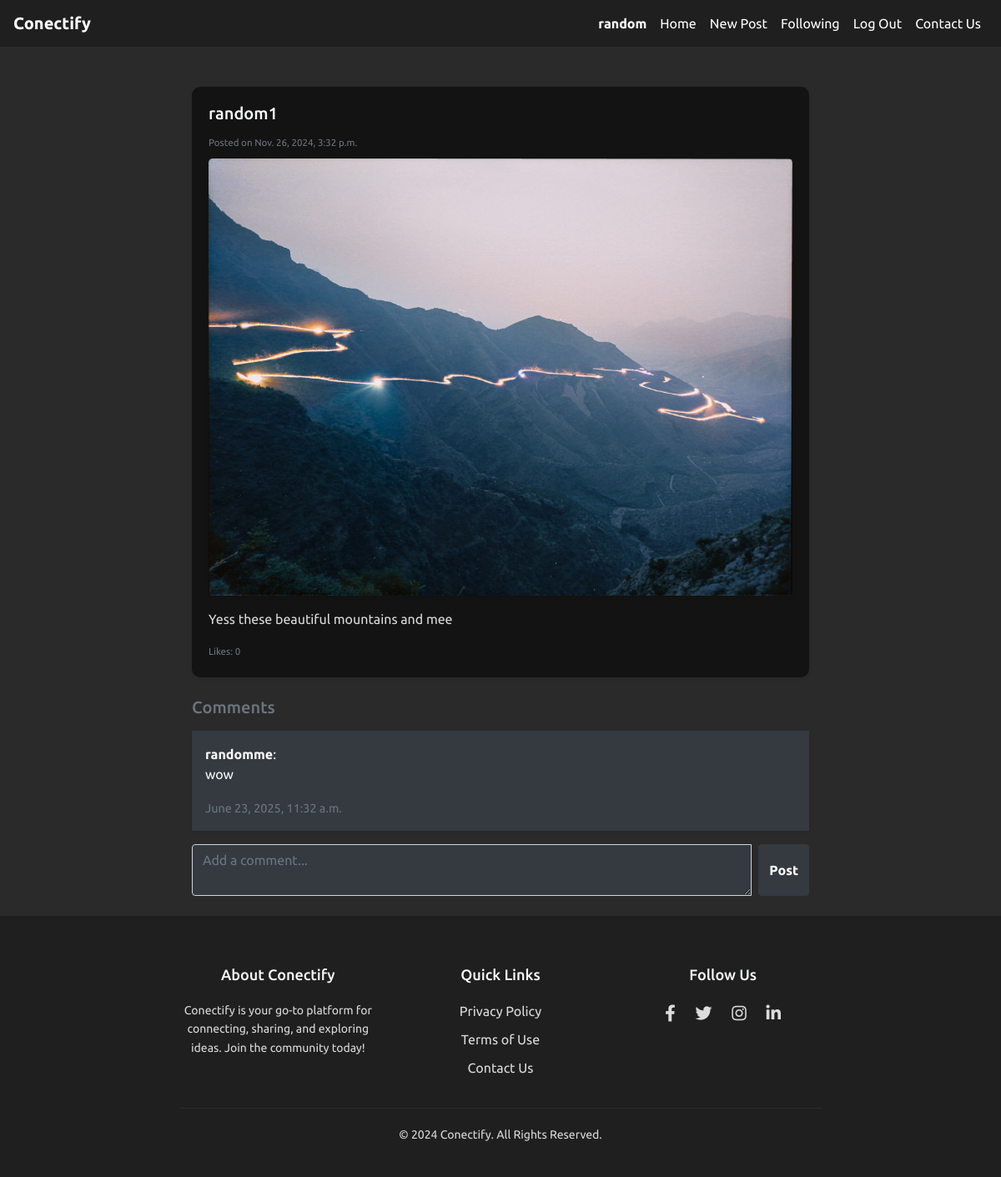
/post/18/ (signed in), run on the app's committed database.
### network/models.py (models this page shows, shortened)
class User(AbstractUser):
    profile_image = models.ImageField(upload_to = "profile_image", blank=True,null=True)

class Post(models.Model):
    user = models.ForeignKey(User , on_delete=models.CASCADE, related_name="posts")
    image = models.ImageField( upload_to="post_images/'",blank= True , null = True)
    image_url = models.URLField(blank=True , null= True)
    content = models.TextField()
    updated_at = models.DateTimeField(auto_now_add = True)
    timestamp = models.DateTimeField(auto_now_add=True)
    likes = models.ManyToManyField(User, blank=True , related_name="likes")

class Comment(models.Model):
    post = models.ForeignKey(Post, related_name="comments", on_delete=models.CASCADE)
    user = models.ForeignKey(User, on_delete=models.CASCADE)
    content = models.TextField()
    timestamp = models.DateTimeField(auto_now_add=True)

### network/views.py (the view)
# urls.py: path('post/<int:id>/', views.post_detail, name='post_detail'),
def post_detail(request,id ):
    post = Post.objects.get(id = id)
    return render(request, 'network/post_detail.html',{'post' : post})

### network/templates/network/post_detail.html (shortened to what this page needs)
{% extends "network/layout.html" %}
{% block body %}
<div class="container mt-5">
    <div class="card shadow-sm border-0 rounded-3 mb-4">
        <div class="card-body">
            <h5 class="card-title text-light">{{ post.user.username }}</h5>
            <p class="card-text text-muted mb-2"><small>Posted on {{ post.timestamp }}</small></p>
            {% if post.image %}
            <div class="mb-3">
                <img src="{{ post.image.url }}" alt="Post Image" class="img-fluid rounded-lg shadow-sm" />
            </div>
            {% endif %}
            <p class="card-text" id="post-content-{{ post.id }}">{{ post.content }}</p>
            <div class="d-flex justify-content-between align-items-center mt-3">
                <p class="text-muted mb-0"><small>Likes: {{ post.likes.count }}</small></p>
            </div>
        </div>
    </div>
    <div class="comments-section mt-4">
        <h5 class="text-secondary mb-3">Comments</h5>
        <div id="comments-container">
            {% for comment in post.comments.all %}
            <div class="comment mb-3 p-3 bg-light rounded-3 shadow-sm bg-dark text-light">
                <strong class="text-light">{{ comment.user.username }}</strong>:
                <p class="text-light">{{ comment.content }}</p>
                <small class="text-muted">{{ comment.timestamp }}</small>
            </div>
            {% empty %}
            <p class="text-muted">No comments yet. Be the first to comment!</p>
            {% endfor %}
        </div>
        {% if user.is_authenticated and user != post.user %}
        <form id="add-comment-form" onsubmit="submitComment(event, {{ post.id }})">
            <div class="input-group">
                <textarea id="comment-content" class="form-control bg-dark text-light" rows="2" placeholder="Add a comment..." required></textarea>
                <button type="submit" class="btn btn-dark ml-2">Post</button>
            </div>
        </form>
        {% endif %}
    </div>
</div>
{% endblock body %}

### network/templates/network/layout.html (shortened to what this page needs)
{% load static %}
<!DOCTYPE html>
<html lang="en">
<head>
    <link rel="stylesheet" href="https://stackpath.bootstrapcdn.com/bootstrap/4.4.1/css/bootstrap.min.css">
    <link href="{% static 'network/styles.css' %}" rel="stylesheet">
    <link href="https://cdnjs.cloudflare.com/ajax/libs/font-awesome/5.15.4/css/all.min.css" rel="stylesheet">
</head>
<body>
    <nav class="navbar navbar-expand-lg navbar-dark bg-dark">
        <a class="navbar-brand" href="#top"><strong>Conectify</strong></a>
        <div class="collapse navbar-collapse" id="navbarNav">
            <ul class="navbar-nav ml-auto">
                {% if user.is_authenticated %}
                    <li class="nav-item">
                        <a class="nav-link" href="{% url 'profile' user.username %}"><strong>{{ user.username }}</strong></a>
                    </li>
                    <li class="nav-item">
                        <a class="nav-link" href="{% url 'all-posts' %}">Home</a>
                    </li>
                    <li class="nav-item">
                        <a class="nav-link" href="{% url 'new-post' %}">New Post</a>
                    </li>
                    <li class="nav-item">
                        <a class="nav-link" href="{% url 'following' %}">Following</a>
                    </li>
                    <li class="nav-item">
                        <a class="nav-link" href="{% url 'logout' %}">Log Out</a>
                    </li>
                {% endif %}
                <li class="nav-item">
                    <a class="nav-link" href="#footer">Contact Us</a>
                </li>
            </ul>
        </div>
    </nav>
   <div class="container my-4 flex-grow-1">
    {% block body %}
    {% endblock %}
</div>
<footer id="footer">
    <div class="container">
        <div class="row">
            <div class="col-md-4">
                <h5>About Conectify</h5>
                <p>Conectify is your go-to platform for connecting, sharing, and exploring ideas. Join the community today!</p>
            </div>
            <div class="col-md-4">
                <h5>Quick Links</h5>
                <ul class="list-unstyled">
                    <li><a href="#">Privacy Policy</a></li>
                    <li><a href="#">Terms of Use</a></li>
                    <li><a href="#">Contact Us</a></li>
                </ul>
            </div>
            <div class="col-md-4">
                <h5>Follow Us</h5>
                <div class="social-icons">
                    <a href="#"><i class="fab fa-facebook-f"></i></a>
                    <a href="#"><i class="fab fa-twitter"></i></a>
                    <a href="#"><i class="fab fa-instagram"></i></a>
                    <a href="#"><i class="fab fa-linkedin-in"></i></a>
                </div>
            </div>
        </div>
        <hr class="footer-divider">
        <p>&copy; 2024 Conectify. All Rights Reserved.</p>
    </div>
</footer>
</body>
</html>

### network/static/network/styles.css (style rules this page uses)
html { scroll-behavior: smooth; }
body { font-family:'Ubuntu',sans-serif; background-color: #2b2a2a; }
.navbar { background-color: #1f1f1f !important; }
.navbar-brand { font-weight: bold; color: white !important; }
.navbar-nav .nav-link { color: white !important; }
.container { max-width: 800px; margin-top: 20px; }
.card { background-color: #131313; border-radius: 10px; transition: transform 0.3s ease, box-shadow 0.3s ease; cursor: pointer; box-shadow: 0 4px 8px rgba(0, 0, 0, 0.2); color: #dcdcdc; }
.btn { transition: background-color 0.3s ease, color 0.3s ease; font-weight: bold; }
.text-muted { font-size: 0.9em; color: #a6a6a6; }
footer { background-color: #1f1f1f; color: #dcdcdc; text-align: center; padding: 40px 0; }
footer h5 { color: #f8f9fa; margin-bottom: 20px; font-size: 18px; }
footer p { font-size: 14px; margin: 0; line-height: 1.6; }
footer ul { list-style: none; padding: 0; }
footer ul li { margin: 10px 0; }
footer ul li a { color: #dcdcdc !important; text-decoration: none !important; transition: color 0.3s ease-in-out; }
footer .social-icons a { font-size: 20px; color: #dcdcdc; margin: 0 10px; transition: color 0.3s ease-in-out; }
footer .footer-divider { border-top: 1px solid #2c2c2c; margin: 20px 0; }

### data on the page
User: username "random"
Post: user.username "random1", timestamp "Nov. 26, 2024, 3:32 p.m.", image (picture), content "Yess these beautiful mountains and mee", likes.count "0"
Comment: user.username "randomme", content "wow", timestamp "June 23, 2025, 11:32 a.m."
